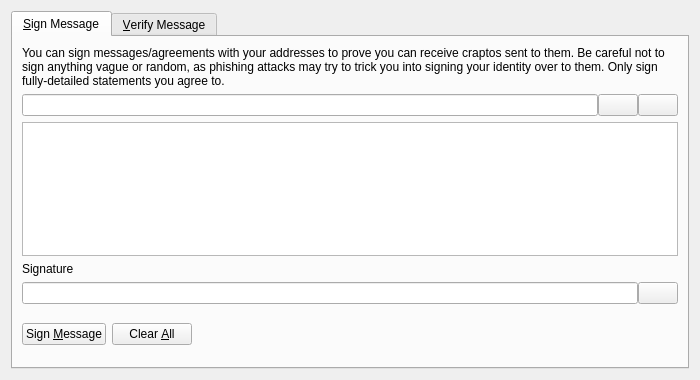
<?xml version="1.0" encoding="UTF-8"?>
<ui version="4.0">
 <class>SignVerifyMessageDialog</class>
 <widget class="QDialog" name="SignVerifyMessageDialog">
  <property name="geometry">
   <rect>
    <x>0</x>
    <y>0</y>
    <width>700</width>
    <height>380</height>
   </rect>
  </property>
  <property name="windowTitle">
   <string>Signatures - Sign / Verify a Message</string>
  </property>
  <property name="modal">
   <bool>true</bool>
  </property>
  <layout class="QVBoxLayout" name="verticalLayout">
   <item>
    <widget class="QTabWidget" name="tabWidget">
     <property name="currentIndex">
      <number>0</number>
     </property>
     <widget class="QWidget" name="tabSignMessage">
      <attribute name="title">
       <string>&amp;Sign Message</string>
      </attribute>
      <layout class="QVBoxLayout" name="verticalLayout_SM">
       <item>
        <widget class="QLabel" name="infoLabel_SM">
         <property name="text">
          <string>You can sign messages/agreements with your addresses to prove you can receive craptos sent to them. Be careful not to sign anything vague or random, as phishing attacks may try to trick you into signing your identity over to them. Only sign fully-detailed statements you agree to.</string>
         </property>
         <property name="textFormat">
          <enum>Qt::PlainText</enum>
         </property>
         <property name="wordWrap">
          <bool>true</bool>
         </property>
        </widget>
       </item>
       <item>
        <layout class="QHBoxLayout" name="horizontalLayout_1_SM">
         <property name="spacing">
          <number>0</number>
         </property>
         <item>
          <widget class="QValidatedLineEdit" name="addressIn_SM">
           <property name="toolTip">
            <string>The Crapto address to sign the message with</string>
           </property>
          </widget>
         </item>
         <item>
          <widget class="QPushButton" name="addressBookButton_SM">
           <property name="toolTip">
            <string>Choose previously used address</string>
           </property>
           <property name="text">
            <string/>
           </property>
           <property name="icon">
            <iconset resource="../bitcoin.qrc">
             <normaloff>:/icons/address-book</normaloff>:/icons/address-book</iconset>
           </property>
           <property name="shortcut">
            <string>Alt+A</string>
           </property>
           <property name="autoDefault">
            <bool>false</bool>
           </property>
          </widget>
         </item>
         <item>
          <widget class="QPushButton" name="pasteButton_SM">
           <property name="toolTip">
            <string>Paste address from clipboard</string>
           </property>
           <property name="text">
            <string/>
           </property>
           <property name="icon">
            <iconset resource="../bitcoin.qrc">
             <normaloff>:/icons/editpaste</normaloff>:/icons/editpaste</iconset>
           </property>
           <property name="shortcut">
            <string>Alt+P</string>
           </property>
           <property name="autoDefault">
            <bool>false</bool>
           </property>
          </widget>
         </item>
        </layout>
       </item>
       <item>
        <widget class="QPlainTextEdit" name="messageIn_SM">
         <property name="toolTip">
          <string>Enter the message you want to sign here</string>
         </property>
        </widget>
       </item>
       <item>
        <widget class="QLabel" name="signatureLabel_SM">
         <property name="text">
          <string>Signature</string>
         </property>
         <property name="textFormat">
          <enum>Qt::PlainText</enum>
         </property>
        </widget>
       </item>
       <item>
        <layout class="QHBoxLayout" name="horizontalLayout_2_SM">
         <property name="spacing">
          <number>0</number>
         </property>
         <item>
          <widget class="QLineEdit" name="signatureOut_SM">
           <property name="font">
            <font>
             <italic>true</italic>
            </font>
           </property>
           <property name="readOnly">
            <bool>true</bool>
           </property>
          </widget>
         </item>
         <item>
          <widget class="QPushButton" name="copySignatureButton_SM">
           <property name="toolTip">
            <string>Copy the current signature to the system clipboard</string>
           </property>
           <property name="text">
            <string/>
           </property>
           <property name="icon">
            <iconset resource="../bitcoin.qrc">
             <normaloff>:/icons/editcopy</normaloff>:/icons/editcopy</iconset>
           </property>
           <property name="autoDefault">
            <bool>false</bool>
           </property>
          </widget>
         </item>
        </layout>
       </item>
       <item>
        <layout class="QHBoxLayout" name="horizontalLayout_3_SM">
         <item>
          <widget class="QPushButton" name="signMessageButton_SM">
           <property name="toolTip">
            <string>Sign the message to prove you own this Crapto address</string>
           </property>
           <property name="text">
            <string>Sign &amp;Message</string>
           </property>
           <property name="icon">
            <iconset resource="../bitcoin.qrc">
             <normaloff>:/icons/edit</normaloff>:/icons/edit</iconset>
           </property>
           <property name="autoDefault">
            <bool>false</bool>
           </property>
          </widget>
         </item>
         <item>
          <widget class="QPushButton" name="clearButton_SM">
           <property name="toolTip">
            <string>Reset all sign message fields</string>
           </property>
           <property name="text">
            <string>Clear &amp;All</string>
           </property>
           <property name="icon">
            <iconset resource="../bitcoin.qrc">
             <normaloff>:/icons/remove</normaloff>:/icons/remove</iconset>
           </property>
           <property name="autoDefault">
            <bool>false</bool>
           </property>
          </widget>
         </item>
         <item>
          <spacer name="horizontalSpacer_1_SM">
           <property name="orientation">
            <enum>Qt::Horizontal</enum>
           </property>
           <property name="sizeHint" stdset="0">
            <size>
             <width>40</width>
             <height>48</height>
            </size>
           </property>
          </spacer>
         </item>
         <item>
          <widget class="QLabel" name="statusLabel_SM">
           <property name="font">
            <font>
             <weight>75</weight>
             <bold>true</bold>
            </font>
           </property>
           <property name="text">
            <string/>
           </property>
           <property name="wordWrap">
            <bool>true</bool>
           </property>
          </widget>
         </item>
         <item>
          <spacer name="horizontalSpacer_2_SM">
           <property name="orientation">
            <enum>Qt::Horizontal</enum>
           </property>
           <property name="sizeHint" stdset="0">
            <size>
             <width>40</width>
             <height>48</height>
            </size>
           </property>
          </spacer>
         </item>
        </layout>
       </item>
      </layout>
     </widget>
     <widget class="QWidget" name="tabVerifyMessage">
      <attribute name="title">
       <string>&amp;Verify Message</string>
      </attribute>
      <layout class="QVBoxLayout" name="verticalLayout_VM">
       <item>
        <widget class="QLabel" name="infoLabel_VM">
         <property name="text">
          <string>Enter the receiver's address, message (ensure you copy line breaks, spaces, tabs, etc. exactly) and signature below to verify the message. Be careful not to read more into the signature than what is in the signed message itself, to avoid being tricked by a man-in-the-middle attack. Note that this only proves the signing party receives with the address, it cannot prove sendership of any transaction!</string>
         </property>
         <property name="textFormat">
          <enum>Qt::PlainText</enum>
         </property>
         <property name="alignment">
          <set>Qt::AlignLeading|Qt::AlignLeft|Qt::AlignTop</set>
         </property>
         <property name="wordWrap">
          <bool>true</bool>
         </property>
        </widget>
       </item>
       <item>
        <layout class="QHBoxLayout" name="horizontalLayout_1_VM">
         <property name="spacing">
          <number>0</number>
         </property>
         <item>
          <widget class="QValidatedLineEdit" name="addressIn_VM">
           <property name="toolTip">
            <string>The Crapto address the message was signed with</string>
           </property>
          </widget>
         </item>
         <item>
          <widget class="QPushButton" name="addressBookButton_VM">
           <property name="toolTip">
            <string>Choose previously used address</string>
           </property>
           <property name="text">
            <string/>
           </property>
           <property name="icon">
            <iconset resource="../bitcoin.qrc">
             <normaloff>:/icons/address-book</normaloff>:/icons/address-book</iconset>
           </property>
           <property name="shortcut">
            <string>Alt+A</string>
           </property>
           <property name="autoDefault">
            <bool>false</bool>
           </property>
          </widget>
         </item>
        </layout>
       </item>
       <item>
        <widget class="QPlainTextEdit" name="messageIn_VM"/>
       </item>
       <item>
        <widget class="QValidatedLineEdit" name="signatureIn_VM"/>
       </item>
       <item>
        <layout class="QHBoxLayout" name="horizontalLayout_2_VM">
         <item>
          <widget class="QPushButton" name="verifyMessageButton_VM">
           <property name="toolTip">
            <string>Verify the message to ensure it was signed with the specified Crapto address</string>
           </property>
           <property name="text">
            <string>Verify &amp;Message</string>
           </property>
           <property name="icon">
            <iconset resource="../bitcoin.qrc">
             <normaloff>:/icons/transaction_0</normaloff>:/icons/transaction_0</iconset>
           </property>
           <property name="autoDefault">
            <bool>false</bool>
           </property>
          </widget>
         </item>
         <item>
          <widget class="QPushButton" name="clearButton_VM">
           <property name="toolTip">
            <string>Reset all verify message fields</string>
           </property>
           <property name="text">
            <string>Clear &amp;All</string>
           </property>
           <property name="icon">
            <iconset resource="../bitcoin.qrc">
             <normaloff>:/icons/remove</normaloff>:/icons/remove</iconset>
           </property>
           <property name="autoDefault">
            <bool>false</bool>
           </property>
          </widget>
         </item>
         <item>
          <spacer name="horizontalSpacer_1_VM">
           <property name="orientation">
            <enum>Qt::Horizontal</enum>
           </property>
           <property name="sizeHint" stdset="0">
            <size>
             <width>40</width>
             <height>48</height>
            </size>
           </property>
          </spacer>
         </item>
         <item>
          <widget class="QLabel" name="statusLabel_VM">
           <property name="font">
            <font>
             <weight>75</weight>
             <bold>true</bold>
            </font>
           </property>
           <property name="text">
            <string/>
           </property>
           <property name="wordWrap">
            <bool>true</bool>
           </property>
          </widget>
         </item>
         <item>
          <spacer name="horizontalSpacer_2_VM">
           <property name="orientation">
            <enum>Qt::Horizontal</enum>
           </property>
           <property name="sizeHint" stdset="0">
            <size>
             <width>40</width>
             <height>48</height>
            </size>
           </property>
          </spacer>
         </item>
        </layout>
       </item>
      </layout>
     </widget>
    </widget>
   </item>
  </layout>
 </widget>
 <customwidgets>
  <customwidget>
   <class>QValidatedLineEdit</class>
   <extends>QLineEdit</extends>
   <header>qt/qvalidatedlineedit.h</header>
  </customwidget>
 </customwidgets>
 <resources>
  <include location="../bitcoin.qrc"/>
 </resources>
 <connections/>
</ui>
